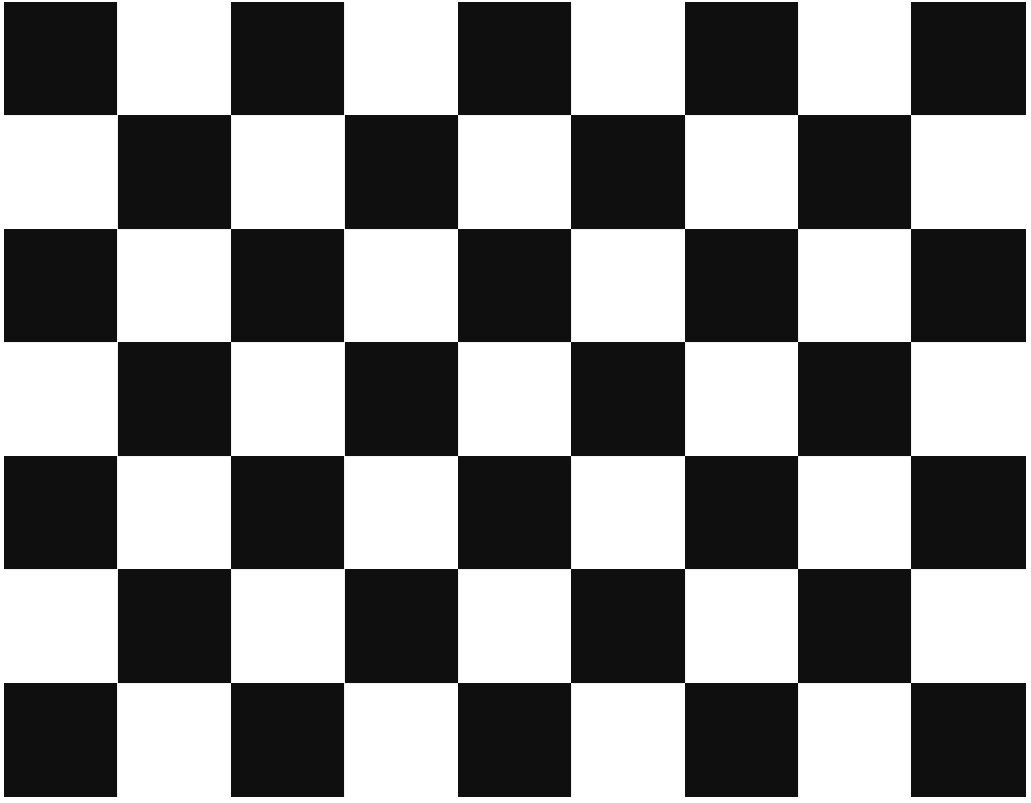
#> input picture assets/IMAGES/chess_board.PNG, 1031 x 803 px
$ python edge_det.py
#> lines starting #> are read from the running program, lines starting #| are printed output that depends on the picture; after the words box and inside, x2 and y2 are one past the last pixel; in counts of white or black regions, pixels touching at a corner belong together
"""
Source code from YouTube: Tech with Tim channel
https://www.youtube.com/watch?v=I7lCpTOfxF4

"""
import random
from pathlib import Path
import numpy as np
import cv2

path1 = Path("../assets/IMAGES/chess_board.PNG")
path2 = Path("../assets/IMAGES/chess_board_side.jpg")

img = cv2.imread(path1.as_posix())
#> img is the input picture: shape (803, 1031, 3); min 15, max 255, mean 135.5
img = cv2.resize(img, (0, 0), fx=0.5, fy=0.5)
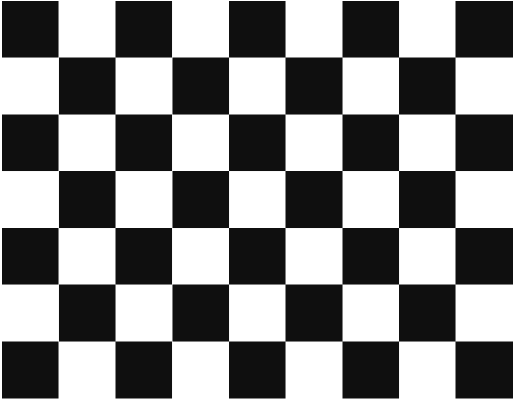
#> img: shape (402, 516, 3); min 15, max 255, mean 135.8
gray = cv2.cvtColor(img, cv2.COLOR_BGR2GRAY)

N_corners_to_track = 50

"""
# maxCorners: how many corners
# qualityLevel: minimum confidence
# minDistance: Euclidean distance between 2 corners must be greater than this to include that corner.
"""
corners = cv2.goodFeaturesToTrack(gray,
                                  maxCorners=N_corners_to_track,
                                  qualityLevel=0.01,
                                  minDistance=10)
#> corners = 50 rows, first 8: [398, 227], [228, 170], [228, 227], [398, 170], [171, 228], [59, 171], [59, 227], [171, 170]

corners = np.int32(corners)
#> corners = contour of 50 points, box (x1, y1, x2, y2) (2, 2, 513, 343), area 68636
for corner in corners:
    x, y = corner.ravel()
    cv2.circle(img, (x, y), 10, (255, 0, 255), 3)
#> this loop made 50 passes
#> (x, y) on passes 1 to 12: (398, 227), (228, 170), (228, 227), (398, 170), (171, 228), (59, 171), (59, 227), (171, 170), (512, 228), (2, 228), (512, 170), (2, 170)
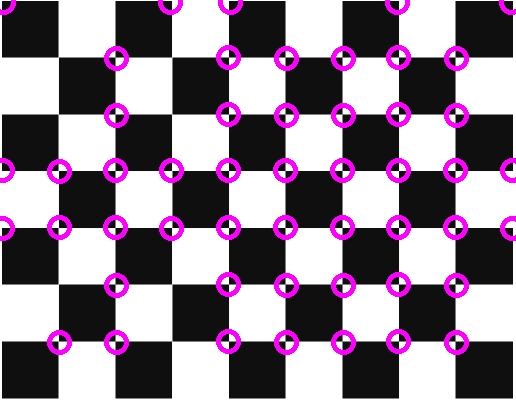
#> img: shape (402, 516, 3); 6.9% of pixels changed, all inside (x1, y1, x2, y2) = (0, 0, 516, 355)

# [10 lines of commented-out code are left out]


cv2.imshow('FRAME', img)
cv2.waitKey(0)
cv2.destroyAllWindows()

$ run again, with assets/IMAGES/a.png copied over assets/IMAGES/chess_board.PNG
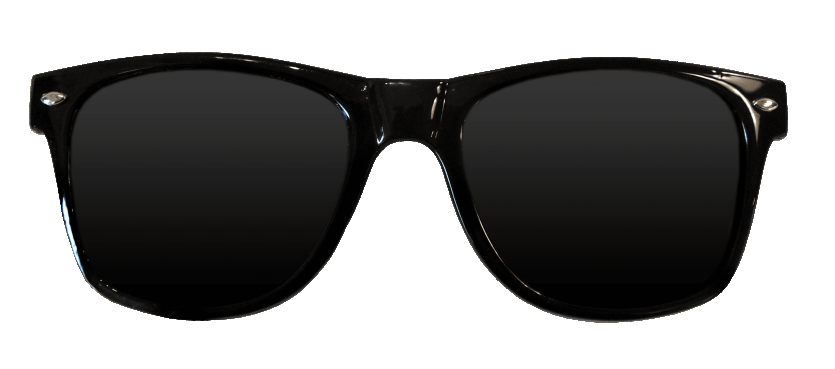
#> input picture assets/IMAGES/a.png, 835 x 369 px
#> img is the input picture: shape (369, 835, 3); mean B, G, R 141, 141.3, 141.5
#> `gray = cv2.cvtColor(img, cv2.COLOR_BGR2GRAY)`:
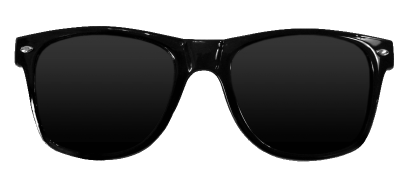
#> gray: shape (184, 418); min 1, max 255, mean 141.2
#> `corners = cv2.goodFeaturesToTrack(gray, maxCorners=N_corners_to_track,..`: corners = 50 rows, first 8: [385, 51], [22, 50], [189, 71], [32, 48], [17, 38], [31, 100], [21, 68], [357, 36]
#> `corners = np.int32(corners)`: corners = contour of 50 points, box (x1, y1, x2, y2) (17, 27, 392, 162), area 10490
#> the loop `for corner in corners:` made 50 passes
#> after the loop `for corner in corners:`:
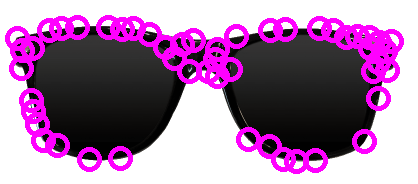
#> img: shape (184, 418, 3); mean B, G, R 164.3, 121.4, 164.7
